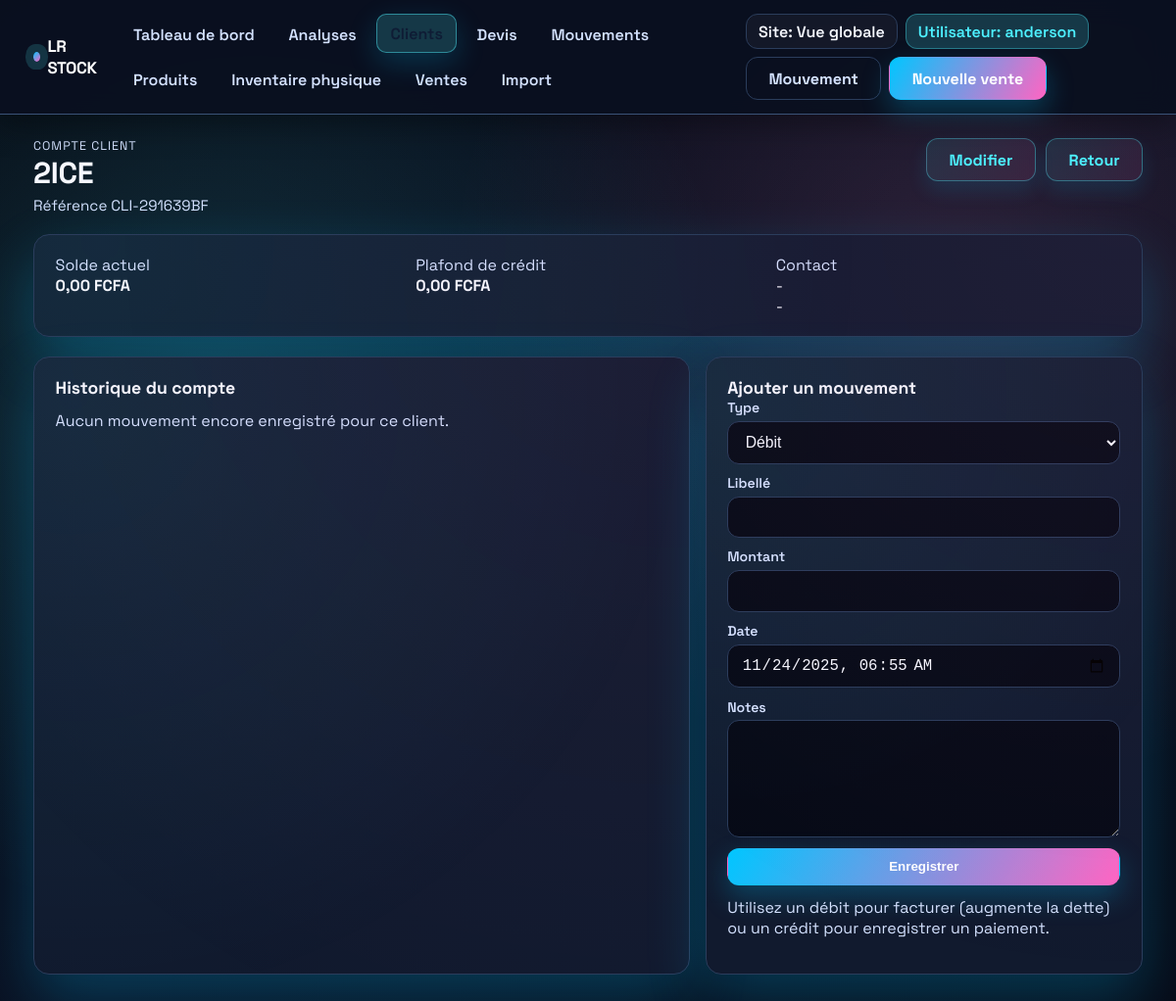
Page /clients/2/ (signed in) on the committed database.
### inventory/models.py (models this page shows, shortened)
class VersionedModelMixin(models.Model):
    class Meta:
        abstract = True

class TimeStampedModel(models.Model):
    created_at = models.DateTimeField(auto_now_add=True)
    updated_at = models.DateTimeField(auto_now=True)
    class Meta:
        abstract = True

class Customer(VersionedModelMixin, TimeStampedModel):
    reference = models.CharField(
        "Référence client",
        max_length=20,
        unique=True,
        default=generate_customer_reference,
    )
    name = models.CharField("Nom du contact", max_length=255)
    company_name = models.CharField("Entreprise", max_length=255, blank=True)
    email = models.EmailField(blank=True)
    phone = models.CharField(max_length=50, blank=True)
    address = models.TextField(blank=True)
    credit_limit = models.DecimalField(
        "Plafond de crédit",
        max_digits=12,
        decimal_places=2,
        default=Decimal("0.00"),
    )
    notes = models.TextField(blank=True)
    objects = CustomerQuerySet.as_manager()
    class Meta:
        ordering = ["name", "company_name"]
        verbose_name = "client"
        verbose_name_plural = "clients"
    @property
    def display_name(self) -> str:
        if self.company_name and self.name:
            return f"{self.company_name} - {self.name}"
        return self.company_name or self.name or self.reference
    @property
    def balance(self) -> Decimal:
        annotated = getattr(self, "account_balance", None)
        if annotated is not None:
            return annotated

### inventory/views.py (the view, shortened to what this page needs)
# urls.py: path("clients/<int:pk>/", login_required(views.customer_detail), name="customer_detail"),
def customer_detail(request, pk):
    customer = get_object_or_404(Customer.objects.with_balance(), pk=pk)
    form_type = request.POST.get("form_type") if request.method == "POST" else None
    entry_form = CustomerAccountEntryForm(
        request.POST if request.method == "POST" and form_type != "customer" else None
    )
    customer_form = CustomerForm(
        request.POST if request.method == "POST" and form_type == "customer" else None,
        instance=customer,
    )
    versions = list(Version.for_instance(customer)[:12])
    entries = list(customer.entries.select_related("sale").order_by("-occurred_at", "-id"))
    running_balance = customer.balance
    for entry in entries:
        entry.running_balance = running_balance
        running_balance -= entry.signed_amount
    context = {
        "customer": customer,
        "entries": entries,
        "entry_form": entry_form,
        "customer_form": customer_form,
        "versions": versions,
    }
    return render(request, "inventory/customer_detail.html", context)

### inventory/forms.py (shortened to what this page needs)
class CustomerAccountEntryForm(forms.ModelForm):
    occurred_at = forms.DateTimeField(
        label="Date",
        widget=forms.DateTimeInput(attrs={"type": "datetime-local", "class": "form-control"}),
    )
    class Meta:
        model = CustomerAccountEntry
        fields = ["entry_type", "label", "amount", "occurred_at", "notes"]
        widgets = {
            "entry_type": forms.Select(attrs={"class": "form-control"}),
            "label": forms.TextInput(attrs={"class": "form-control"}),
            "amount": forms.NumberInput(attrs={"class": "form-control", "step": "0.01", "min": 0}),
            "notes": forms.Textarea(attrs={"class": "form-control", "rows": 2}),
        }
        labels = {
            "entry_type": "Type",
            "label": "Libellé",
            "amount": "Montant",
            "notes": "Notes",
        }
    def __init__(self, *args, **kwargs):
        super().__init__(*args, **kwargs)
        if not self.data.get("occurred_at") and not self.initial.get("occurred_at"):
            self.fields["occurred_at"].initial = timezone.now().strftime("%Y-%m-%dT%H:%M")

### inventory/models.py (called while the page is built)
    @classmethod
    def for_instance(cls, instance):
        content_type = ContentType.objects.get_for_model(instance, for_concrete_model=False)
        return cls.objects.filter(content_type=content_type, object_id=str(instance.pk))

    def with_balance(self):
        signed_amount = Case(
            When(
                entries__entry_type="debit",
                then=F("entries__amount"),
            ),
            When(
                entries__entry_type="credit",
                then=-F("entries__amount"),
            ),
            default=Value(Decimal("0.00")),
            output_field=DecimalField(max_digits=14, decimal_places=2),
        )
        return self.annotate(
            account_balance=Coalesce(
                Sum(signed_amount),
                Value(Decimal("0.00"), output_field=DecimalField(max_digits=14, decimal_places=2)),
            )
        )

### inventory/templates/inventory/customer_detail.html (shortened to what this page needs)
{% extends "inventory/base.html" %}
{% block content %}
<section class="page-header reveal">
    <div>
        <p class="eyebrow">Compte client</p>
        <h1 class="page-title">{{ customer.display_name }}</h1>
        <p class="lead">Référence {{ customer.reference }}{% if customer.company_name %} — {{ customer.company_name }}{% endif %}</p>
    </div>
    <div class="toolbar">
        <a href="{% url 'inventory:customer_update' customer.pk %}" class="btn secondary">Modifier</a>
        <a href="{% url 'inventory:customer_list' %}" class="btn secondary">Retour</a>
    </div>
</section>
<section class="surface reveal" data-delay="100">
    <div class="grid auto-3">
        <div>
            <p class="muted-text" style="margin:0;">Solde actuel</p>
            <p class="value" style="margin:0; font-weight:800;">{{ customer.balance|floatformat:2 }} FCFA</p>
        </div>
        <div>
            <p class="muted-text" style="margin:0;">Plafond de crédit</p>
            <p class="value" style="margin:0; font-weight:800;">{{ customer.credit_limit|floatformat:2 }} FCFA</p>
        </div>
        <div>
            <p class="muted-text" style="margin:0;">Contact</p>
            <p class="value" style="margin:0; font-size:1rem;">
                {{ customer.email|default:"-" }}<br>
                {{ customer.phone|default:"-" }}
            </p>
        </div>
    </div>
</section>
<section class="split split-70">
    <div class="surface reveal" data-delay="140">
        <div class="surface-header">
            <h2 class="surface-title">Historique du compte</h2>
        </div>
        {% if entries %}
            <table>
                <thead>
                    <tr>
                        <th>Date</th>
                        <th>Libellé</th>
                        <th>Type</th>
                        <th>Montant</th>
                        <th>Solde</th>
                    </tr>
                </thead>
                <tbody>
                    {% for entry in entries %}
                        <tr>
                            <td>{{ entry.occurred_at|date:"d/m/Y H:i" }}</td>
                            <td>
                                {{ entry.label }}
                                {% if entry.sale %}
                                    <div class="muted-text" style="font-size:0.85rem;">Vente {{ entry.sale.reference }}</div>
                                {% endif %}
                            </td>
                            <td>
                                <span class="badge {% if entry.entry_type == 'debit' %}warn{% else %}success{% endif %}">
                                    {{ entry.get_entry_type_display }}
                                </span>
                            </td>
                            <td>{{ entry.amount|floatformat:2 }} FCFA</td>
                            <td>{{ entry.running_balance|floatformat:2 }} FCFA</td>
                        </tr>
                    {% endfor %}
                </tbody>
            </table>
        {% else %}
            <p class="muted-text" style="margin:0;">Aucun mouvement encore enregistré pour ce client.</p>
        {% endif %}
    </div>
    <div class="surface reveal" data-delay="180">
        <h2 class="surface-title">Ajouter un mouvement</h2>
        <form method="post" class="stack">
            {% for field in entry_form %}
                <div class="field">
                    <label for="{{ field.id_for_label }}">{{ field.label }}</label>
                    {{ field }}
                </div>
            {% endfor %}
            <button type="submit" class="btn">Enregistrer</button>
        </form>
        <p class="muted-text" style="margin-top:0.75rem;">Utilisez un débit pour facturer (augmente la dette) ou un crédit pour enregistrer un paiement.</p>
    </div>
</section>
<section class="split">
</section>
{% endblock %}

### inventory/templates/inventory/base.html (shortened to what this page needs)
{% load static %}
<!DOCTYPE html>
<html lang="fr">
<head>
</head>
<body>
    <div class="app-shell">
        <header class="topbar">
            <div class="topbar-inner">
                <a class="brand" href="{% url 'inventory:dashboard' %}">
                    <span class="dot" aria-hidden="true"></span>
                     LR Stock
                </a>
                <nav class="nav">
                    {% with current=request.resolver_match.url_name %}
                        <a href="{% url 'inventory:dashboard' %}" class="{% if current == 'dashboard' %}active{% endif %}">Tableau de bord</a>
                        <a href="{% url 'inventory:analytics' %}" class="{% if current == 'analytics' %}active{% endif %}">Analyses</a>
                        <a href="{% url 'inventory:customer_list' %}" class="{% if current == 'customer_list' or current == 'customer_create' or current == 'customer_detail' or current == 'customer_update' %}active{% endif %}">Clients</a>
                        <a href="{% url 'inventory:quotes_list' %}" class="{% if current == 'quotes_list' or current == 'quote_create' or current == 'quote_detail' %}active{% endif %}">Devis</a>
                        <a href="{% url 'inventory:record_movement' %}" class="{% if current == 'record_movement' %}active{% endif %}">Mouvements</a>
                        <a href="{% url 'inventory:inventory_overview' %}" class="{% if current == 'inventory_overview' %}active{% endif %}">Produits</a>
                        <a href="{% url 'inventory:inventory_physical' %}" class="{% if current == 'inventory_physical' %}active{% endif %}">Inventaire physique</a>
                        <a href="{% url 'inventory:sales_list' %}" class="{% if current == 'sales_list' or current == 'sale_create' %}active{% endif %}">Ventes</a>
                        <a href="{% url 'inventory:import_products' %}" class="{% if current == 'import_products' %}active{% endif %}">Import</a>
                    {% endwith %}
                </nav>
                <div class="user-actions">
                    <span class="context-chip">Site: {{ active_site.name|default:"Vue globale" }}</span>
                    <span class="context-chip" style="background:var(--accent-soft); border-color: rgba(77,240,255,0.35); color: var(--accent);">Utilisateur: {{ request.user.username|default:"Invite" }}</span>
                    <a class="btn ghost" href="{% url 'inventory:record_movement' %}">Mouvement</a>
                    <a class="btn" href="{% url 'inventory:sale_create' %}">Nouvelle vente</a>
                </div>
            </div>
        </header>
        <main class="container">
            <div class="page">
                {% block content %}{% endblock %}
            </div>
        </main>
    </div>
</body>
</html>

### rows in the picture
Customer: display_name "2ICE", reference "CLI-291639BF", balance "0,00", credit_limit "0,00", email "-", phone "-"

### other values in the picture
{{ active_site.name|default:"Vue globale" }} "Vue globale"
{{ request.user.username|default:"Invite" }} "anderson"
{{ field.label }} "Type" "Libellé" "Montant" "Date" "Notes"
